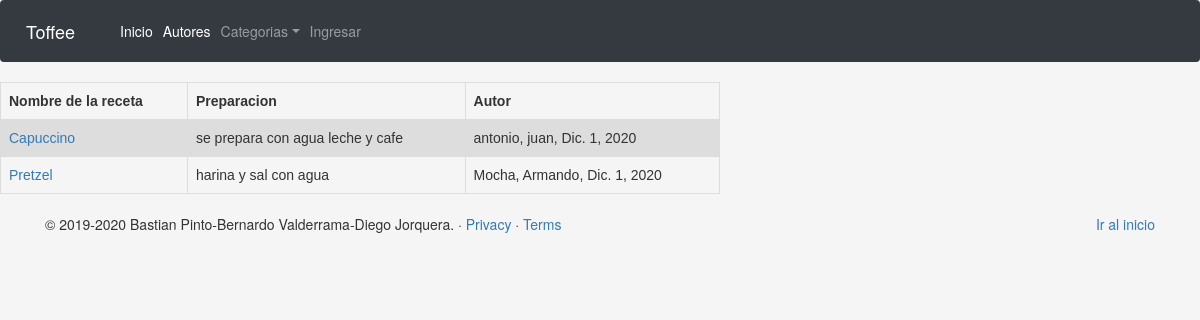
The app's page /web/recetas/ with its own data.
### web/models.py (models this page shows, shortened)
class Receta(models.Model):
	titulo = models.CharField(max_length=100)
	receta = models.TextField(max_length=3000)
	fechingreso = models.DateField(null=True, blank=True)
	autor = models.ForeignKey('Autor', on_delete=models.SET_NULL, null=True)
	imagen = models.ImageField(upload_to='images/', null=True, blank=True)
	preparacion = models.ManyToManyField(Preparacion)
	def get_absolute_url(self):
		return reverse('receta-detail', args=[str(self.id)])

class Autor(models.Model):
	pnombre = models.CharField('Nombre', max_length=100)
	papellido = models.CharField('Apellido', max_length=100)
	fechanac = models.DateField('Fecha de nacimiento', null=True, blank=True)
	fechamuerte = models.DateField('Fecha de defuncion', null=True, blank=True)
	class Meta:
		ordering = ['papellido', 'pnombre']
	def __str__(self):
		return f'{self.papellido}, {self.pnombre}'

### web/views.py (the view)
# urls.py: path('recetas/', views.RecetaListView.as_view(), name='recetas'),
class RecetaListView(generic.ListView):
    model = Receta
    template_name = 'templates/web/receta_list.html'
    queryset = Receta.objects.all()
    paginate_by = 5

### web/templates/web/receta_list.html (shortened to what this page needs)
{% extends "base_generic.html" %}
{% block content %}
{% load static %}
{% if receta_list %}
    <div style="width: 60%;" class="text-center">
        <table>
                <tr>
                    <th>Nombre de la receta</th>
                    <th>Preparacion</th>
                    <th>Autor</th>
                </tr>
                {% for receta in receta_list %}
                        <tr>
                            <td><a href="{{ receta.get_absolute_url }}">{{receta.titulo}}</a></td>
                            <td>{{ receta.receta }}</td>
                            <td>{{ receta.autor }}, {{receta.fechingreso}}</td>
                        </tr>
                {% endfor %}
        </table>
        <br>
    </div>
    {% else %}
        <p>No hay recetas ingresadas</p>
    {% endif %}
{% endblock %}

### web/static/css/estilos.css (style rules this page uses)
body { background-color: rgb(245, 245, 245); }

### web/templates/web/receta_list.html (style rules this page uses)
table { font-family: arial, sans-serif; border-collapse: collapse; width: 100%; font-size: 14px; }
td, th { border: 1px solid #dddddd; text-align: left; padding: 8px; }
tr:nth-child(even) { background-color: #dddddd; }

### records on screen
Receta: titulo "Capuccino", receta "se prepara con agua leche y cafe", autor "antonio, juan", fechingreso "Dic. 1, 2020"
Receta: titulo "Pretzel", receta "harina y sal con agua", autor "Mocha, Armando", fechingreso "Dic. 1, 2020"
